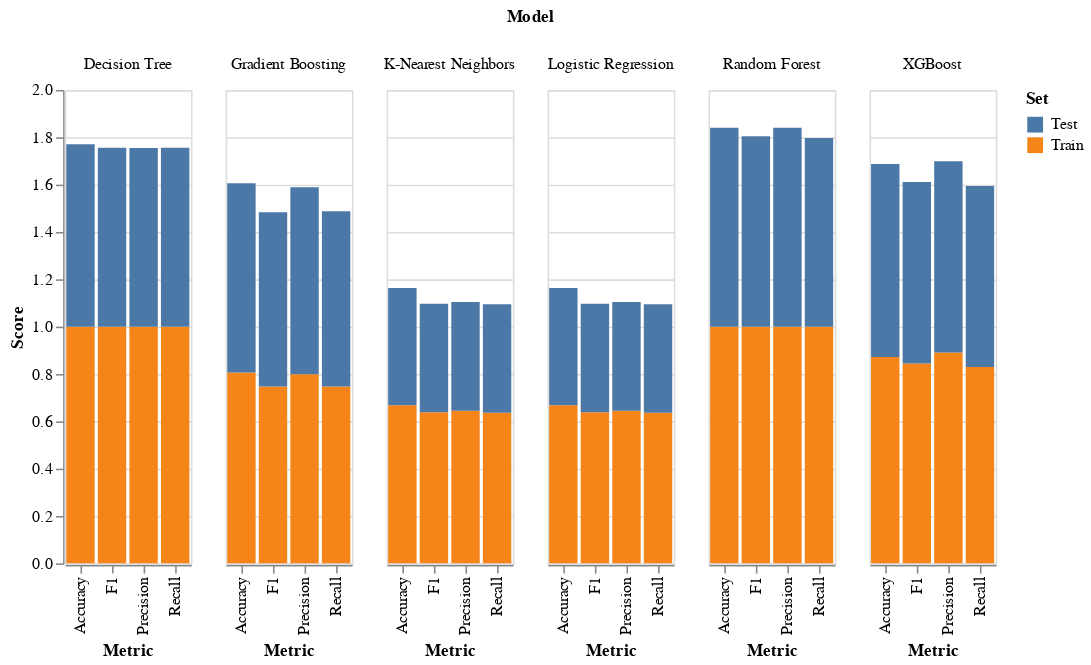

The notebook cell saved with this chart:
### Code cell
# prompt: Usando o DataFrame results_df: plot um gráfico que pra cada modelo tenha accuracy, precision, recall e f1 score

import altair as alt

alt.Chart(results_df).mark_bar().encode(
    x='Metric',
    y='Score',
    color='Set',
    column='Model'
)

### Figure 1 — Vega-Lite specification as saved in the notebook (floating-point values rounded to 4 significant figures)
{"config": {"view": {"continuousWidth": 400, "continuousHeight": 300}}, "data": {"name": "data-7e884cb616e0601342fffb47ca4c883b"}, "mark": "bar", "encoding": {"color": {"field": "Set", "type": "nominal"}, "column": {"field": "Model", "type": "nominal"}, "x": {"field": "Metric", "type": "nominal"}, "y": {"field": "Score", "type": "quantitative"}}, "$schema": "https://vega.github.io/schema/vega-lite/v4.17.0.json", "datasets": {"data-7e884cb616e0601342fffb47ca4c883b": [{"Model": "Logistic Regression", "Set": "Train", "Metric": "Accuracy", "Score": 0.6675}, {"Model": "Logistic Regression", "Set": "Test", "Metric": "Accuracy", "Score": 0.4953}, {"Model": "Decision Tree", "Set": "Train", "Metric": "Accuracy", "Score": 0.9998}, {"Model": "Decision Tree", "Set": "Test", "Metric": "Accuracy", "Score": 0.7709}, {"Model": "Random Forest", "Set": "Train", "Metric": "Accuracy", "Score": 0.9998}, {"Model": "Random Forest", "Set": "Test", "Metric": "Accuracy", "Score": 0.8405}, {"Model": "K-Nearest Neighbors", "Set": "Train", "Metric": "Accuracy", "Score": 0.6675}, {"Model": "K-Nearest Neighbors", "Set": "Test", "Metric": "Accuracy", "Score": 0.4953}, {"Model": "Gradient Boosting", "Set": "Train", "Metric": "Accuracy", "Score": 0.8063}, {"Model": "Gradient Boosting", "Set": "Test", "Metric": "Accuracy", "Score": 0.7998}, {"Model": "XGBoost", "Set": "Train", "Metric": "Accuracy", "Score": 0.872}, {"Model": "XGBoost", "Set": "Test", "Metric": "Accuracy", "Score": 0.8149}, {"Model": "Logistic Regression", "Set": "Train", "Metric": "Precision", "Score": 0.6443}, {"Model": "Logistic Regression", "Set": "Test", "Metric": "Precision", "Score": 0.4595}, {"Model": "Decision Tree", "Set": "Train", "Metric": "Precision", "Score": 0.9998}, {"Model": "Decision Tree", "Set": "Test", "Metric": "Precision", "Score": 0.7552}, {"Model": "Random Forest", "Set": "Train", "Metric": "Precision", "Score": 0.9998}, {"Model": "Random Forest", "Set": "Test", "Metric": "Precision", "Score": 0.8404}, {"Model": "K-Nearest Neighbors", "Set": "Train", "Metric": "Precision", "Score": 0.6443}, {"Model": "K-Nearest Neighbors", "Set": "Test", "Metric": "Precision", "Score": 0.4595}, {"Model": "Gradient Boosting", "Set": "Train", "Metric": "Precision", "Score": 0.7991}, {"Model": "Gradient Boosting", "Set": "Test", "Metric": "Precision", "Score": 0.7893}, {"Model": "XGBoost", "Set": "Train", "Metric": "Precision", "Score": 0.8908}, {"Model": "XGBoost", "Set": "Test", "Metric": "Precision", "Score": 0.808}, {"Model": "Logistic Regression", "Set": "Train", "Metric": "Recall", "Score": 0.6359}, {"Model": "Logistic Regression", "Set": "Test", "Metric": "Recall", "Score": 0.4588}, {"Model": "Decision Tree", "Set": "Train", "Metric": "Recall", "Score": 0.9999}, {"Model": "Decision Tree", "Set": "Test", "Metric": "Recall", "Score": 0.7562}, {"Model": "Random Forest", "Set": "Train", "Metric": "Recall", "Score": 0.9999}, {"Model": "Random Forest", "Set": "Test", "Metric": "Recall", "Score": 0.7974}, {"Model": "K-Nearest Neighbors", "Set": "Train", "Metric": "Recall", "Score": 0.6359}, {"Model": "K-Nearest Neighbors", "Set": "Test", "Metric": "Recall", "Score": 0.4588}, {"Model": "Gradient Boosting", "Set": "Train", "Metric": "Recall", "Score": 0.7475}, {"Model": "Gradient Boosting", "Set": "Test", "Metric": "Recall", "Score": 0.7398}, {"Model": "XGBoost", "Set": "Train", "Metric": "Recall", "Score": 0.8299}, {"Model": "XGBoost", "Set": "Test", "Metric": "Recall", "Score": 0.7637}, {"Model": "Logistic Regression", "Set": "Train", "Metric": "F1", "Score": 0.6383}, {"Model": "Logistic Regression", "Set": "Test", "Metric": "F1", "Score": 0.458}, {"Model": "Decision Tree", "Set": "Train", "Metric": "F1", "Score": 0.9998}, {"Model": "Decision Tree", "Set": "Test", "Metric": "F1", "Score": 0.7556}, {"Model": "Random Forest", "Set": "Train", "Metric": "F1", "Score": 0.9998}, {"Model": "Random Forest", "Set": "Test", "Metric": "F1", "Score": 0.805}, {"Model": "K-Nearest Neighbors", "Set": "Train", "Metric": "F1", "Score": 0.6383}, {"Model": "K-Nearest Neighbors", "Set": "Test", "Metric": "F1", "Score": 0.458}, {"Model": "Gradient Boosting", "Set": "Train", "Metric": "F1", "Score": 0.7466}, {"Model": "Gradient Boosting", "Set": "Test", "Metric": "F1", "Score": 0.7367}, {"Model": "XGBoost", "Set": "Train", "Metric": "F1", "Score": 0.8439}, {"Model": "XGBoost", "Set": "Test", "Metric": "F1", "Score": 0.767}]}}
